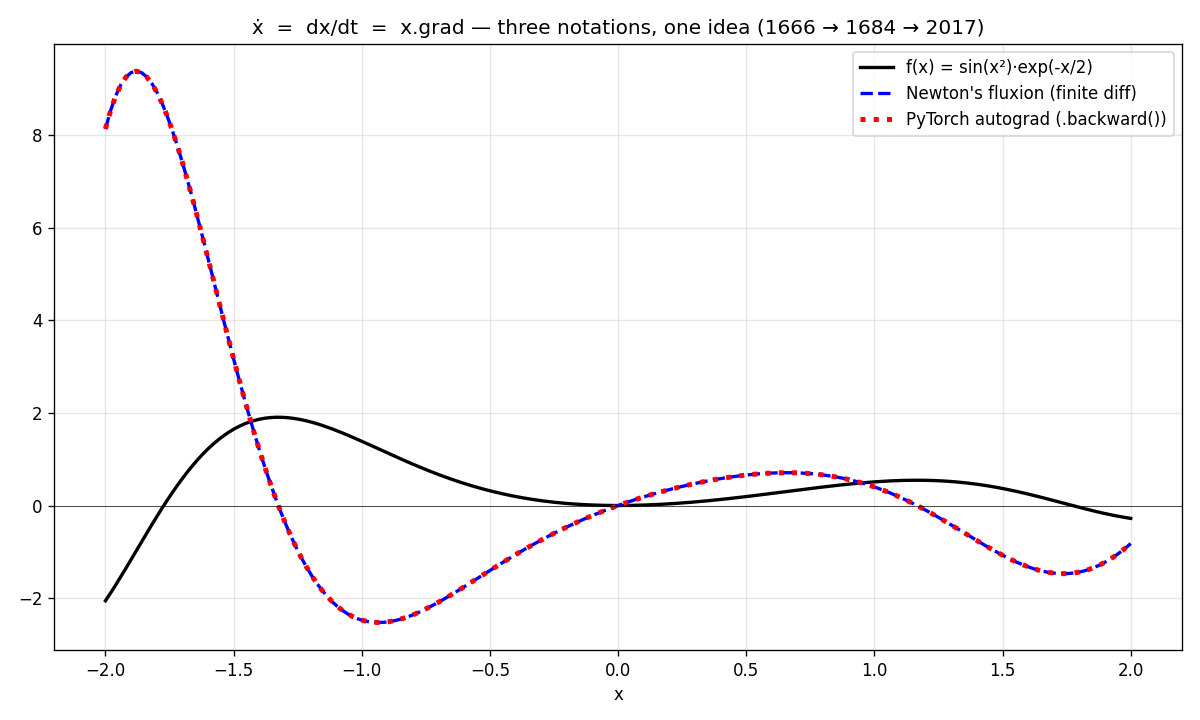

Recreate this plot in Python.
"""loss.backward() = Newton's fluxion, modernized.

Newton (1666) wrote ẋ for "the fluxion of x with respect to time."
Leibniz (1684) wrote dx/dt. PyTorch (2017) writes x.grad. Same idea, three
notations, 350 years apart.

This script computes ẋ both by hand (central finite difference, the way
Newton would have done it numerically) and by autograd (reverse-mode AD),
and shows they agree to floating-point precision.
"""
from pathlib import Path

import matplotlib.pyplot as plt
import torch


def f_of(x):
    return torch.sin(x**2) * torch.exp(-x / 2)


x_grid = torch.linspace(-2, 2, 200)

# Newton's "fluxion" — central finite difference.
h = 1e-4
fluxion_newton = (f_of(x_grid + h) - f_of(x_grid - h)) / (2 * h)

# PyTorch autograd — reverse-mode automatic differentiation.
x = x_grid.clone().requires_grad_(True)
y = f_of(x)
y.sum().backward()  # Sum because backward needs a scalar; sum's gradient w.r.t. x_i is dy_i/dx_i.
fluxion_autograd = x.grad

err = (fluxion_newton - fluxion_autograd).abs().max().item()
print(f"max |Newton finite-diff  −  PyTorch autograd|  =  {err:.2e}")
print("(machine-epsilon territory — the two methods agree)")

fig, ax = plt.subplots(figsize=(10, 6))
ax.plot(x_grid, f_of(x_grid), "k-", lw=2, label="f(x) = sin(x²)·exp(-x/2)")
ax.plot(x_grid, fluxion_newton, "b--", lw=2, label="Newton's fluxion (finite diff)")
ax.plot(x_grid, fluxion_autograd.detach(), "r:", lw=3, label="PyTorch autograd (.backward())")
ax.legend()
ax.set_title("ẋ  =  dx/dt  =  x.grad — three notations, one idea (1666 → 1684 → 2017)")
ax.grid(alpha=0.3)
ax.axhline(0, color="k", lw=0.4)
ax.set_xlabel("x")

plt.tight_layout()
out = Path(__file__).with_suffix(".png")
plt.savefig(out, dpi=120)
print(f"Saved: {out}")
